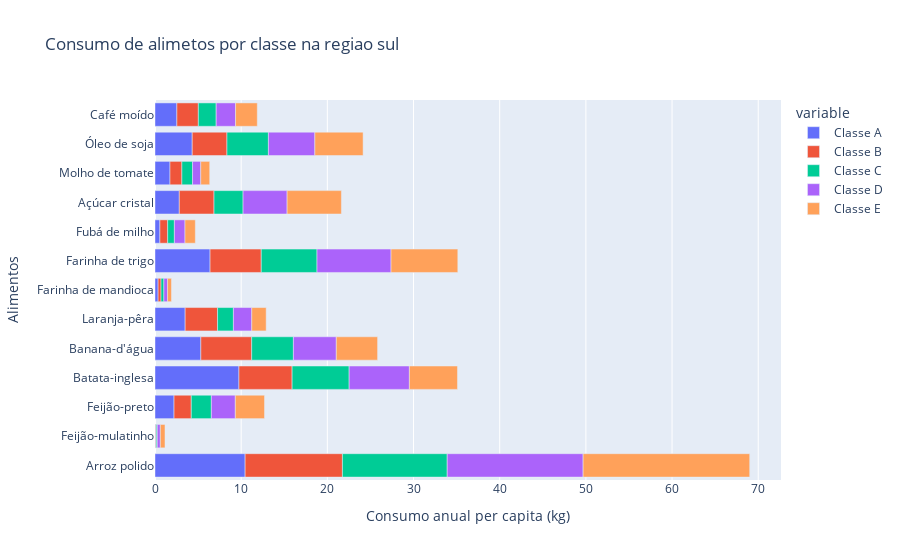

Write notebook code for a chart like this one.
### Markdown cell above
* Região Sul

### Code cell
fig = px.bar(consumo_sul, y = 'Items', x = ['Classe A', 'Classe B', 'Classe C', 'Classe D', 'Classe E'], title = 'Consumo de alimetos por classe na regiao sul', labels= {'Items': 'Alimentos', 'value': 'Consumo anual per capita (kg)' })
fig.show()

### Figure 1 — Plotly figure (JSON) as saved in the notebook; plotly's stock layout.template omitted (floating-point values rounded to 4 significant figures)
{"data": [{"alignmentgroup": "True", "hovertemplate": "variable=Classe A<br>Consumo anual per capita (kg)=%{x}<br>Alimentos=%{y}<extra></extra>", "legendgroup": "Classe A", "marker": {"color": "#636efa", "pattern": {"shape": ""}}, "name": "Classe A", "offsetgroup": "Classe A", "orientation": "h", "showlegend": true, "textposition": "auto", "type": "bar", "x": [10.46, 0.08, 2.21, 9.74, 5.32, 3.5, 0.36, 6.39, 0.57, 2.82, 1.74, 4.32, 2.54], "xaxis": "x", "y": [" Arroz polido", "Feijão-mulatinho", "Feijão-preto", "Batata-inglesa", "Banana-d'água", "Laranja-pêra", "Farinha de mandioca", "Farinha de trigo", "Fubá de milho", "Açúcar cristal", "Molho de tomate", "Óleo de soja", "Café moído"], "yaxis": "y"}, {"alignmentgroup": "True", "hovertemplate": "variable=Classe B<br>Consumo anual per capita (kg)=%{x}<br>Alimentos=%{y}<extra></extra>", "legendgroup": "Classe B", "marker": {"color": "#EF553B", "pattern": {"shape": ""}}, "name": "Classe B", "offsetgroup": "Classe B", "orientation": "h", "showlegend": true, "textposition": "auto", "type": "bar", "x": [11.29, 0.06, 2, 6.17, 5.9, 3.76, 0.34, 5.94, 0.9, 4.03, 1.38, 4.03, 2.49], "xaxis": "x", "y": [" Arroz polido", "Feijão-mulatinho", "Feijão-preto", "Batata-inglesa", "Banana-d'água", "Laranja-pêra", "Farinha de mandioca", "Farinha de trigo", "Fubá de milho", "Açúcar cristal", "Molho de tomate", "Óleo de soja", "Café moído"], "yaxis": "y"}, {"alignmentgroup": "True", "hovertemplate": "variable=Classe C<br>Consumo anual per capita (kg)=%{x}<br>Alimentos=%{y}<extra></extra>", "legendgroup": "Classe C", "marker": {"color": "#00cc96", "pattern": {"shape": ""}}, "name": "Classe C", "offsetgroup": "Classe C", "orientation": "h", "showlegend": true, "textposition": "auto", "type": "bar", "x": [12.16, 0.12, 2.33, 6.62, 4.84, 1.84, 0.33, 6.47, 0.78, 3.37, 1.24, 4.81, 2.07], "xaxis": "x", "y": [" Arroz polido", "Feijão-mulatinho", "Feijão-preto", "Batata-inglesa", "Banana-d'água", "Laranja-pêra", "Farinha de mandioca", "Farinha de trigo", "Fubá de milho", "Açúcar cristal", "Molho de tomate", "Óleo de soja", "Café moído"], "yaxis": "y"}, {"alignmentgroup": "True", "hovertemplate": "variable=Classe D<br>Consumo anual per capita (kg)=%{x}<br>Alimentos=%{y}<extra></extra>", "legendgroup": "Classe D", "marker": {"color": "#ab63fa", "pattern": {"shape": ""}}, "name": "Classe D", "offsetgroup": "Classe D", "orientation": "h", "showlegend": true, "textposition": "auto", "type": "bar", "x": [15.77, 0.36, 2.78, 6.99, 4.98, 2.13, 0.43, 8.59, 1.23, 5.11, 0.95, 5.39, 2.25], "xaxis": "x", "y": [" Arroz polido", "Feijão-mulatinho", "Feijão-preto", "Batata-inglesa", "Banana-d'água", "Laranja-pêra", "Farinha de mandioca", "Farinha de trigo", "Fubá de milho", "Açúcar cristal", "Molho de tomate", "Óleo de soja", "Café moído"], "yaxis": "y"}, {"alignmentgroup": "True", "hovertemplate": "variable=Classe E<br>Consumo anual per capita (kg)=%{x}<br>Alimentos=%{y}<extra></extra>", "legendgroup": "Classe E", "marker": {"color": "#FFA15A", "pattern": {"shape": ""}}, "name": "Classe E", "offsetgroup": "Classe E", "orientation": "h", "showlegend": true, "textposition": "auto", "type": "bar", "x": [19.33, 0.54, 3.39, 5.58, 4.79, 1.67, 0.45, 7.75, 1.2, 6.3, 1.04, 5.6, 2.52], "xaxis": "x", "y": [" Arroz polido", "Feijão-mulatinho", "Feijão-preto", "Batata-inglesa", "Banana-d'água", "Laranja-pêra", "Farinha de mandioca", "Farinha de trigo", "Fubá de milho", "Açúcar cristal", "Molho de tomate", "Óleo de soja", "Café moído"], "yaxis": "y"}], "layout": {"barmode": "relative", "legend": {"title": {"text": "variable"}, "tracegroupgap": 0}, "title": {"text": "Consumo de alimetos por classe na regiao sul"}, "xaxis": {"anchor": "y", "domain": [0, 1], "title": {"text": "Consumo anual per capita (kg)"}}, "yaxis": {"anchor": "x", "domain": [0, 1], "title": {"text": "Alimentos"}}}}
